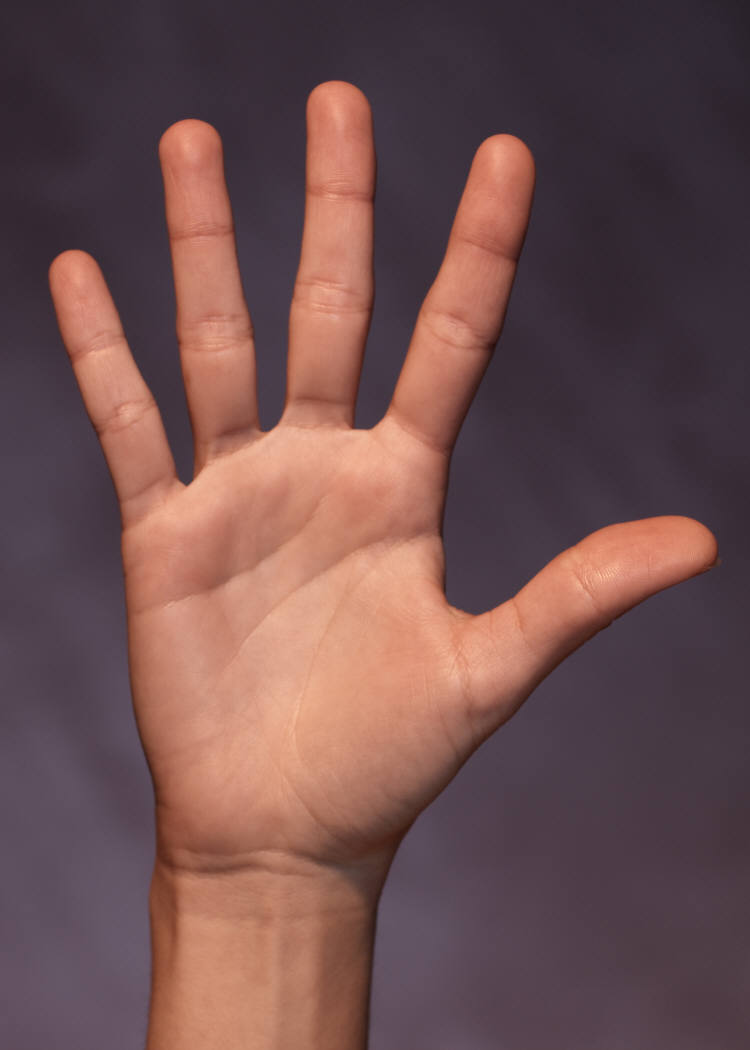
#> input picture fingers/five.jpg, 750 x 1050 px, given in place of gesture3.avi, which was not available
$ python try.py
#> lines starting #> are read from the running program, lines starting #| are printed output that depends on the picture; after the words box and inside, x2 and y2 are one past the last pixel; in counts of white or black regions, pixels touching at a corner belong together; pictures that were not available may be replaced by others from this repository, and a replacement may not be noted
import cv2, math, argparse
import numpy as np

# Source of images
cap = cv2.VideoCapture('../gesture3.avi')

#rect = {"top_left": (0,0), "bottom_right": (300,500)}
ap = argparse.ArgumentParser()
ap.add_argument('-t', '--threshold', default = 127, type = int,
                help = 'Threshold value')
ap.add_argument('-b', '--blurring', default = 35, type = int,
                help = 'Blurring value')
args = ap.parse_args()

while(cap.isOpened()):
    # Get the webcam image
    ret, img = cap.read()
#> img is the input picture: shape (1050, 750, 3); mean B, G, R 79.4, 79.5, 111.1

    # cv2.rectangle(img,rect["top_left"], rect["bottom_right"],(0,255,0),0)
    # crop_img = img[rect["top_left"][0]:rect["bottom_right"][0],
    #                rect["top_left"][1]:rect["bottom_right"][1]]
    crop_img = img

    grey = cv2.cvtColor(crop_img, cv2.COLOR_BGR2GRAY)
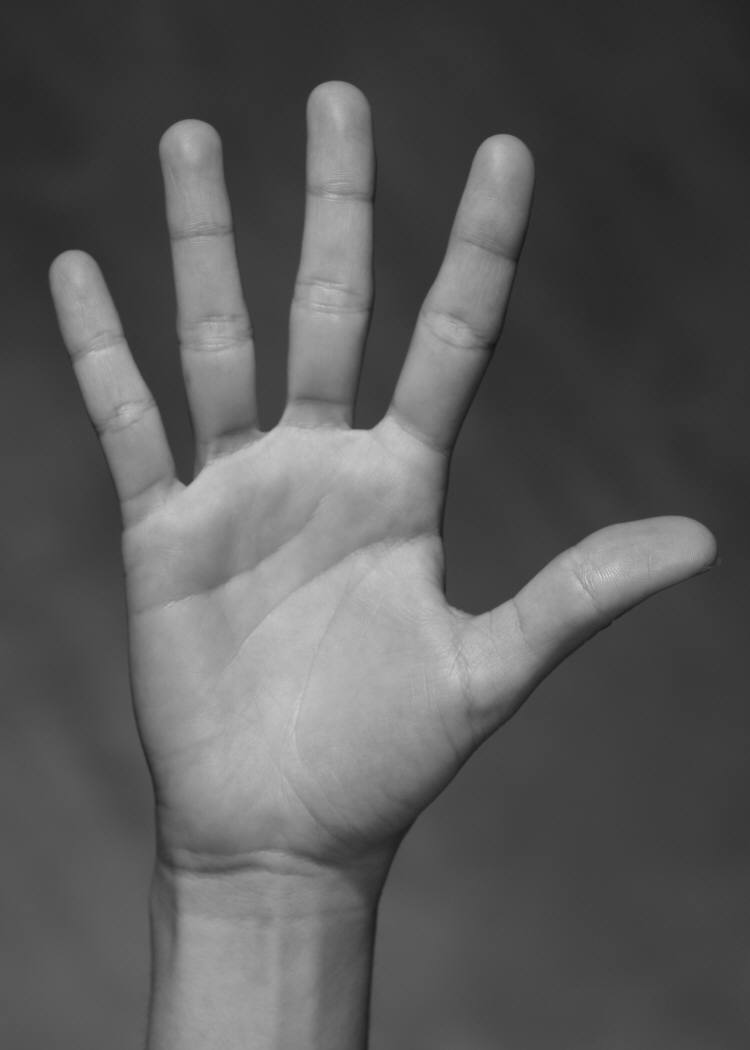
#> grey: shape (1050, 750); min 20, max 211, mean 89
    value = (args.blurring, args.blurring)

    blurred = cv2.GaussianBlur(grey, value, 0)

    cv2.imshow('Blurred', blurred)

    _, thresh1 = cv2.threshold(blurred, args.threshold, 255,
                               cv2.THRESH_BINARY_INV+cv2.THRESH_OTSU)
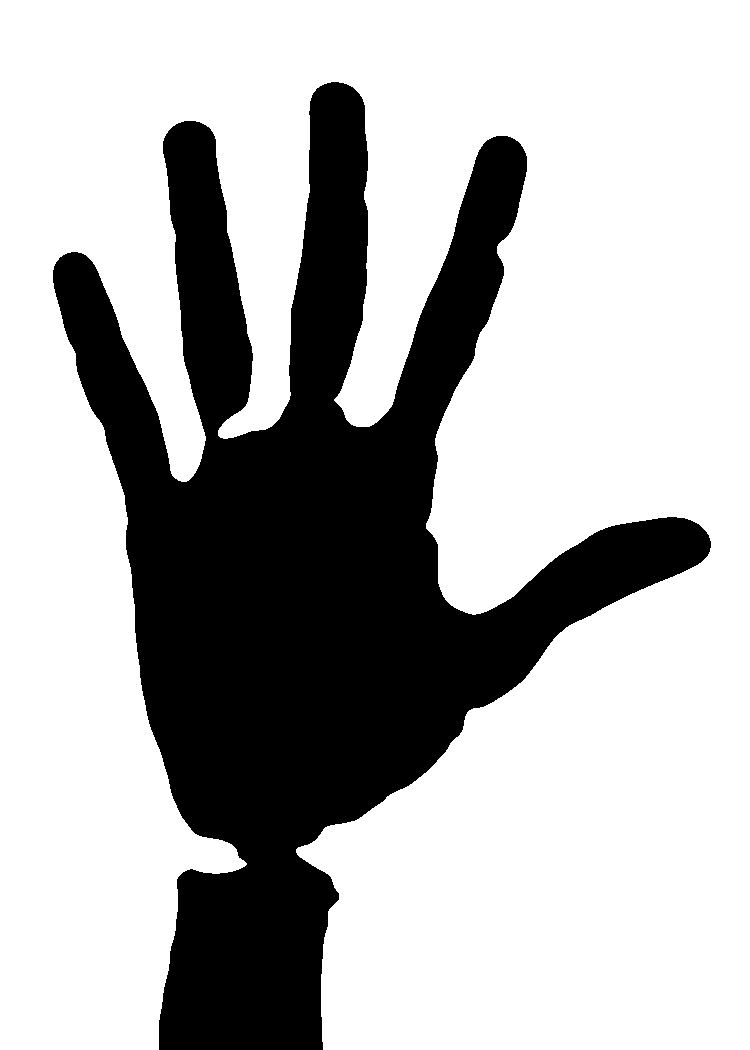
#> thresh1: shape (1050, 750); 70.5% white; 1 black region, box (x1, y1, x2, y2) and area: (53, 82, 711, 1050) 231961
    cv2.imshow('Thresholded', thresh1)

    # [46 lines of commented-out code are left out]

    if cv2.waitKey(1) & 0xFF == ord('q'):
#> (key q is pressed here)
        break

$ run again, on fingers/four.jpg
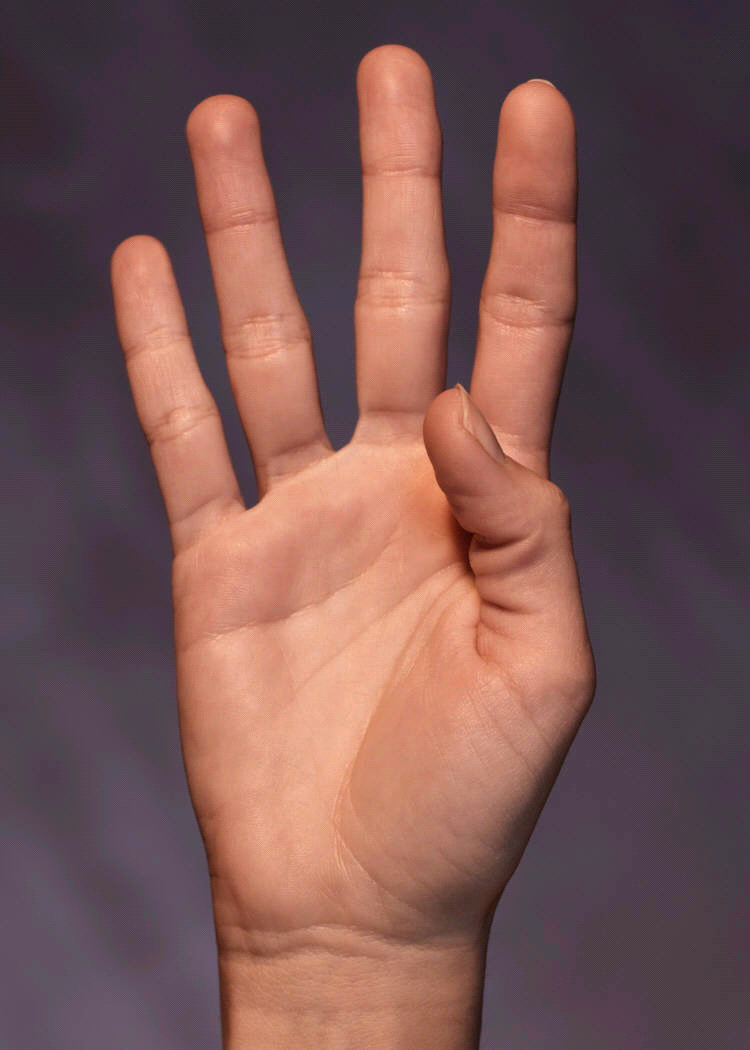
#> input picture fingers/four.jpg, 750 x 1050 px, given in place of gesture3.avi, which was not available
#> img is the input picture: shape (1050, 750, 3); mean B, G, R 83.1, 85, 120.2
#> `grey = cv2.cvtColor(crop_img, cv2.COLOR_BGR2GRAY)`:
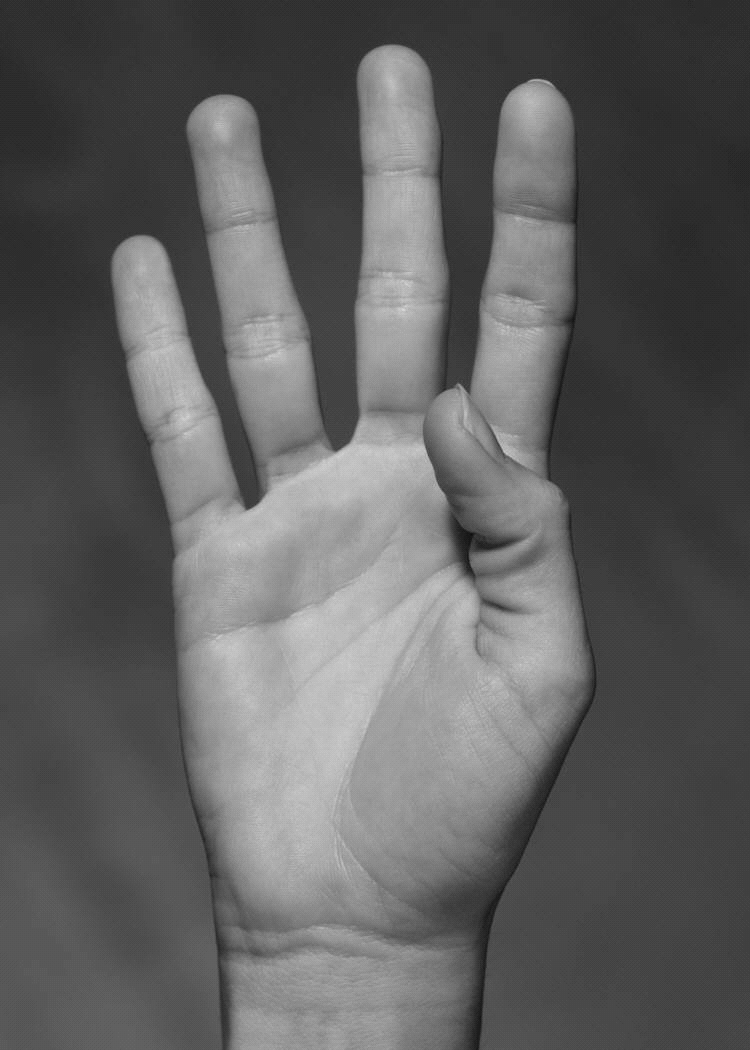
#> grey: shape (1050, 750); min 12, max 217, mean 95.3
#> `_, thresh1 = cv2.threshold(blurred, args.threshold, 255, cv2.THRESH_BI..`:
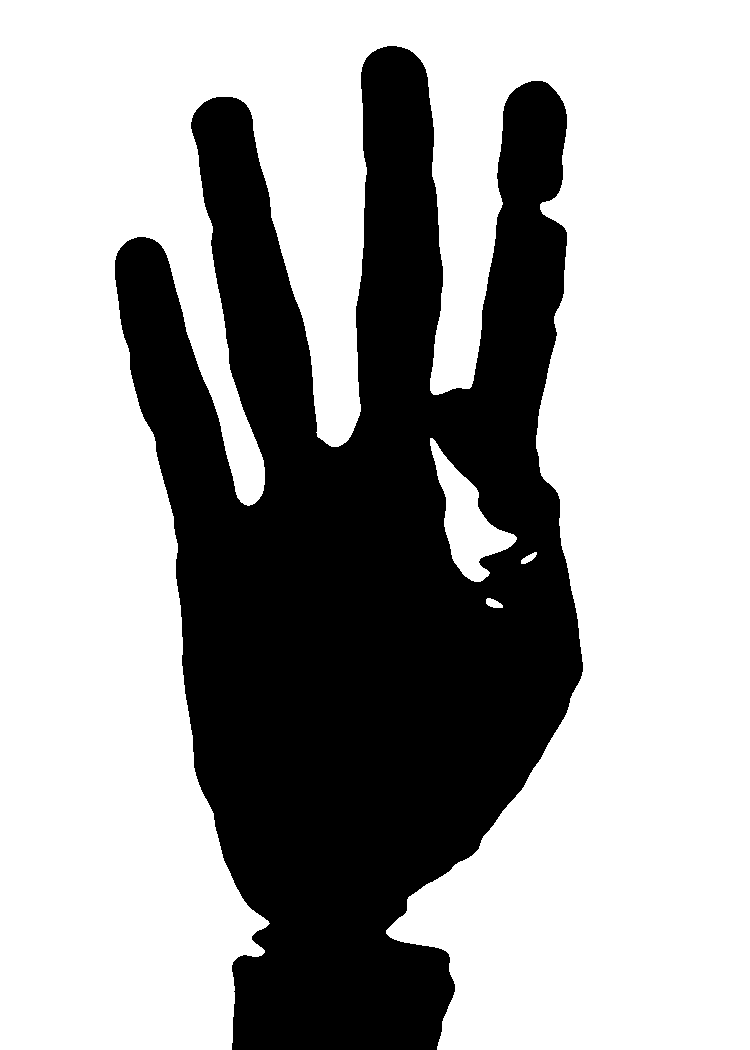
#> thresh1: shape (1050, 750); 65.4% white; 1 black region, box (x1, y1, x2, y2) and area: (115, 46, 583, 1050) 272647

$ run again, on fingers/one.jpg
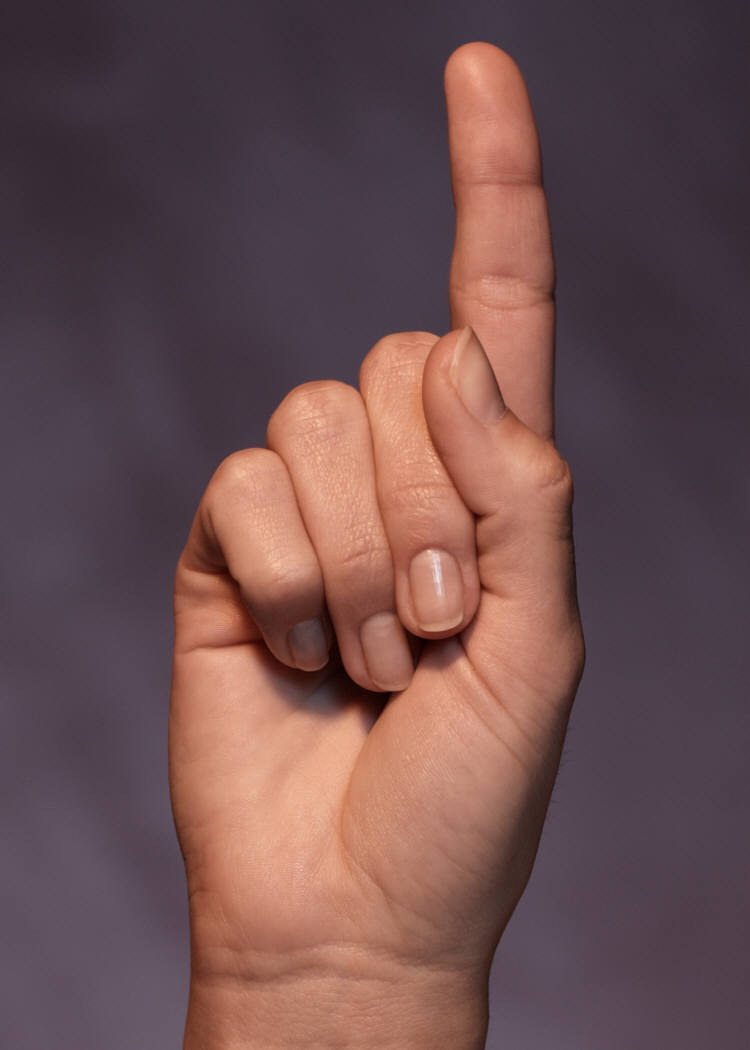
#> input picture fingers/one.jpg, 750 x 1050 px, given in place of gesture3.avi, which was not available
#> img is the input picture: shape (1050, 750, 3); mean B, G, R 79.6, 78.4, 107.7
#> `grey = cv2.cvtColor(crop_img, cv2.COLOR_BGR2GRAY)`:
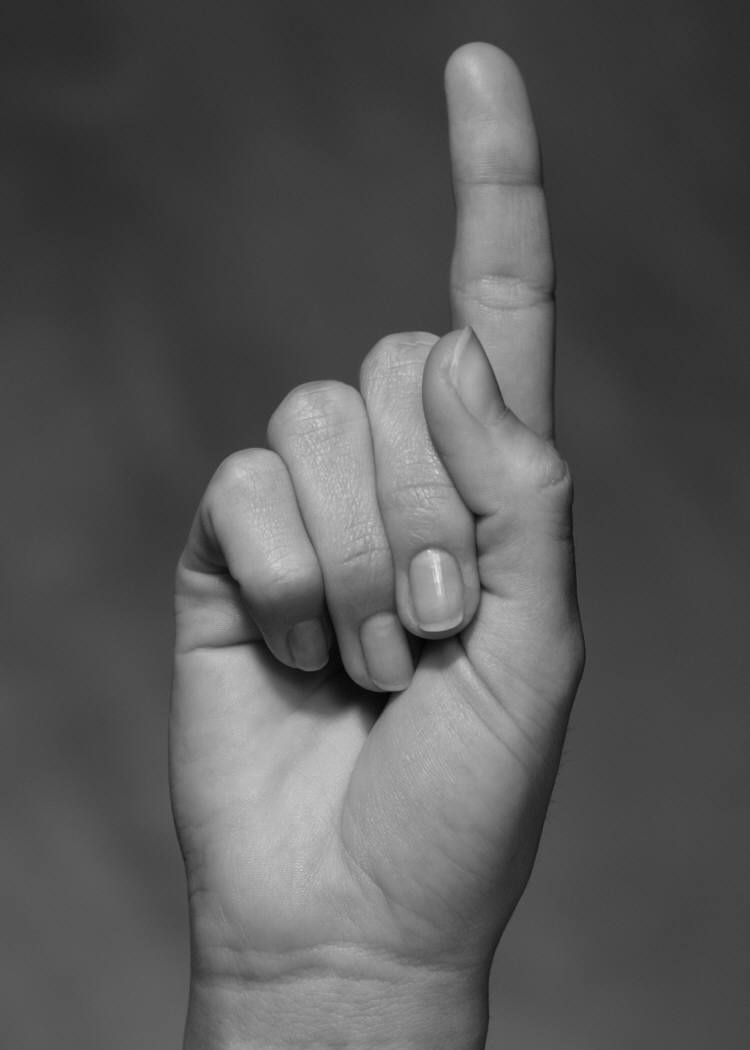
#> grey: shape (1050, 750); min 2, max 232, mean 87.3
#> `_, thresh1 = cv2.threshold(blurred, args.threshold, 255, cv2.THRESH_BI..`:
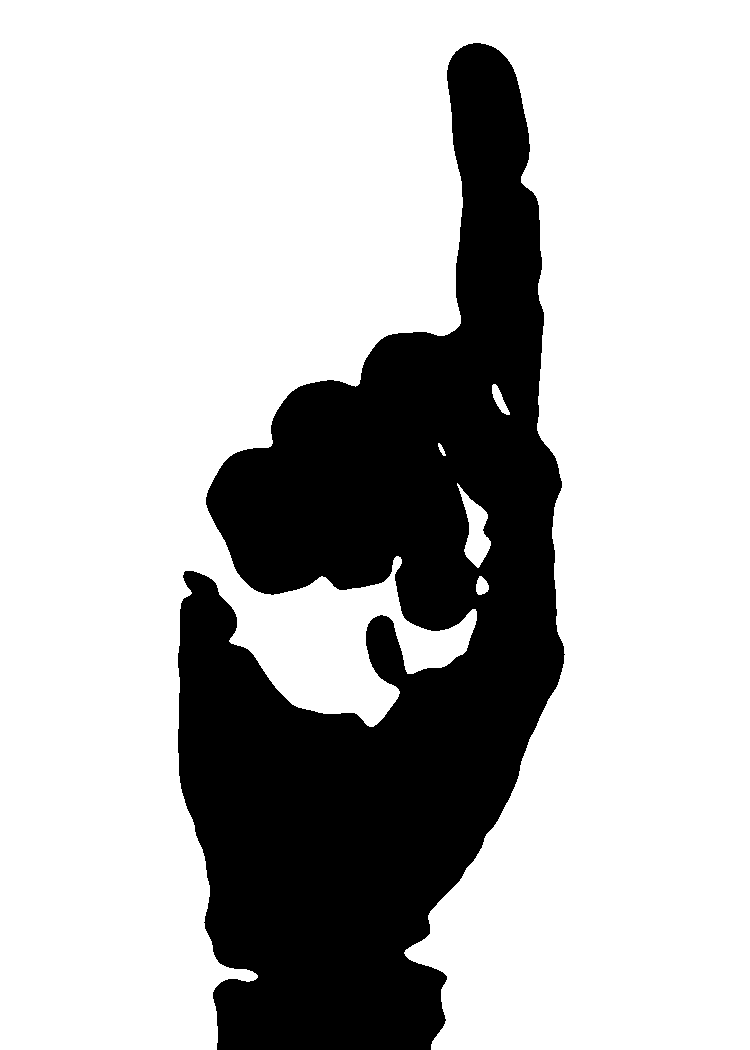
#> thresh1: shape (1050, 750); 73.4% white; 1 black region, box (x1, y1, x2, y2) and area: (178, 43, 565, 1050) 209376

$ run again, on fingers/three.jpg
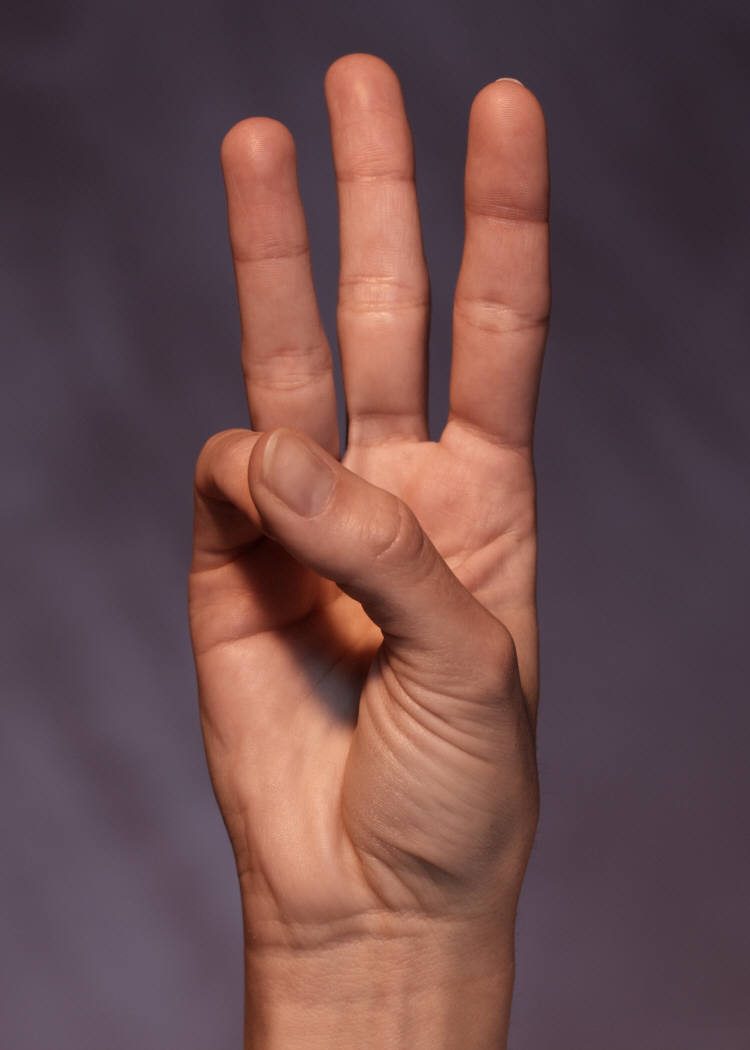
#> input picture fingers/three.jpg, 750 x 1050 px, given in place of gesture3.avi, which was not available
#> img is the input picture: shape (1050, 750, 3); mean B, G, R 76.2, 75.2, 106.3
#> `grey = cv2.cvtColor(crop_img, cv2.COLOR_BGR2GRAY)`:
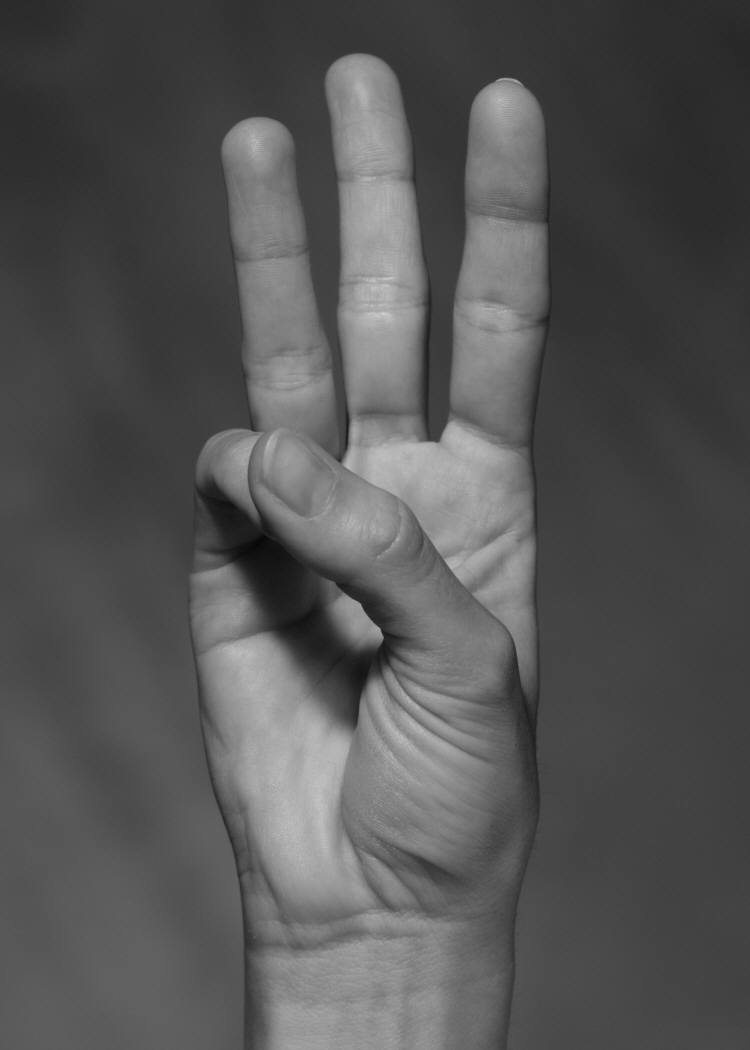
#> grey: shape (1050, 750); min 6, max 210, mean 84.7
#> `_, thresh1 = cv2.threshold(blurred, args.threshold, 255, cv2.THRESH_BI..`:
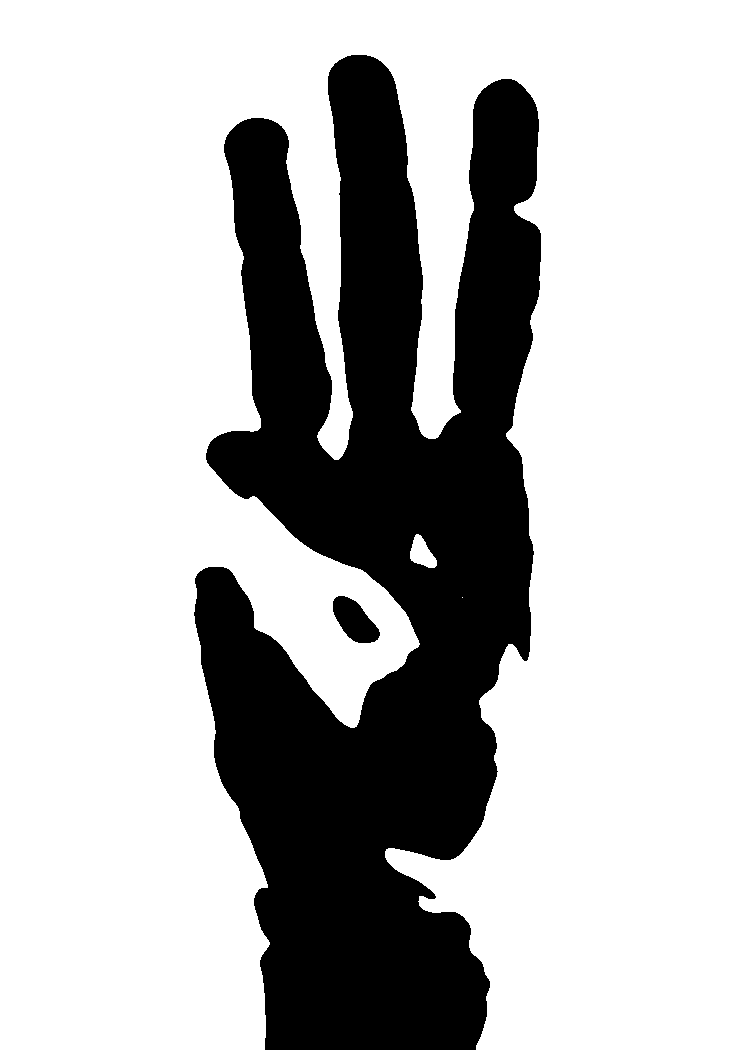
#> thresh1: shape (1050, 750); 73.2% white; 2 black regions, box (x1, y1, x2, y2) and area: (194, 55, 541, 1050) 209972, (333, 596, 380, 643) 1356
